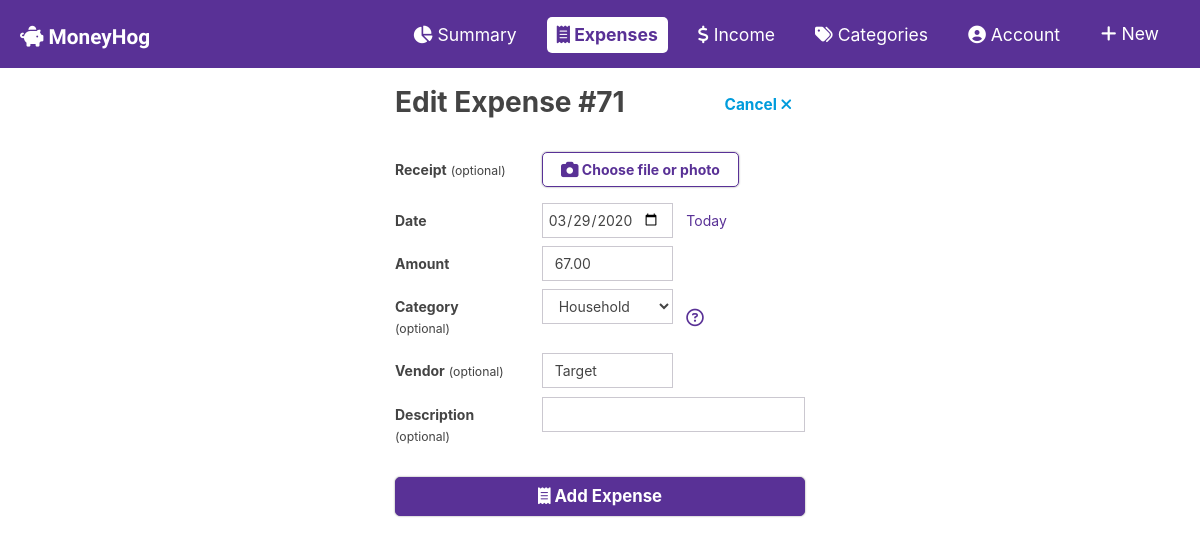
The app's page /budget/expenses/71/edit with its own data.
### budget/models.py (models this page shows, shortened)
class Expense(models.Model):
    expense_date = models.DateField('Date of expense')
    vendor = models.CharField(max_length=100,blank=True)
    description = models.CharField(max_length=200, blank=True)
    category = models.ForeignKey('Category', on_delete=models.SET_NULL,null=True,blank=True)
    amount = models.DecimalField(max_digits=10, decimal_places=2)
    receipt = models.ImageField(upload_to="images/", blank=True)

### budget/views.py (the view)
# urls.py: path('expenses/<int:pk>/edit', views.expense_edit, name='expense_edit'),
def expense_edit(request, pk):
    expense = Expense.objects.get(pk = pk)
    if request.method == "POST":
        form = ExpenseForm(request.POST, request.FILES, instance=expense)
        if form.is_valid():
            form.save()
            messages.success(request, "Your changes have been saved.")
            return redirect('budget:expense_detail', pk=expense.pk)
        else:
            pass
    else:
        form = ExpenseForm(instance=expense)
        category_list = Category.objects
        context = {
            'category_list' : category_list,
            'form' : form,
            'expense': expense,
        }
        return render(request, 'budget/expenses/edit-expense.html',context)

### budget/models.py (called while the page is built)
    def __str__(self):
        return self.name

### budget/templates/budget/expenses/edit-expense.html (shortened to what this page needs)
{% extends "budget/expenses/form.html" %}
{% block h1 %}Edit Expense #{{ expense.id }}{% endblock h1 %}
{% block extra_button%}<a href="{% url 'budget:expense_detail' expense.id %}" type="button" class="btn btn-link imp text-info title-sm">Cancel <i class="fas fa-times" aria-hidden="true"></i></a>
{% endblock extra_button%}
{% block form-action %}{% url 'budget:expense_edit' expense.id %}{% endblock form-action %}

### budget/templates/budget/expenses/form.html (shortened to what this page needs)
{% extends "budget/expenses/expense.html" %}
{% block content %}
<div class="flex just-betw mt-2 mb-4">
    <h1 class="imp page-title">{% block h1 %}{% endblock h1 %}</h1>
    {% block extra_button%}{% endblock extra_button%}
</div>
<form action="{% block form-action %}{% endblock form-action %}" method="POST" class="inline-form" enctype="multipart/form-data">
    <div class="form-group mb-2 row">
        <label for="receipt" class="col-sm-4 col-form-label"><span class="imp">Receipt</span> <small>(optional)</small></label>
        <div class="col-md-8 flex just-start">
            <label id="" class="flex w-75" for="receipt">
            <div class="btn btn-outline-primary w-100 imp"> Choose file or photo</div>
            </label>
        </div>
    </div>
    <div class="form-group mb-2 row">
        <label for="{{ form.expense_date.id_for_label }}" class="col-sm-4 col-form-label imp">Date</label>
        <div class="col-md-8 flex">
          {{ form.expense_date }}
          <button id="today" type="button" class="btn btn-link">Today</button>
        </div>
    </div>
    <div class="form-group mb-2 row">
        <label for="{{forms.amount.id_for_label}}" class="col-sm-4 col-form-label imp">Amount</label>
        <div class="col-md-8">
          {{ form.amount }}
        </div>
    </div>
    <div class="form-group mb-2 row">
        <label for="{{ form.category.id_for_label }}" class="col-sm-4 col-form-label"><span class="imp">Category</span> <small>(optional)</small></label>
        <div class="col-md-8 flex">
          {{ form.category }}
          <button type="button" class="btn btn-link" data-toggle="tooltip" data-placement="top" title="Categories help you determine which areas you spend the most and allow you to set budgets for yourself."></button>
        </div>
    </div>
    <div class="form-group mb-2 row">
        <label for="{{ form.vendor.id_for_label }}" class="col-sm-4 col-form-label"><span class="imp">Vendor</span> <small>(optional)</small></label>
        <div class="col-md-8">
          {{ form.vendor }}
        </div>
    </div>
    <div class="form-group mb-4 row">
        <label for="{{ form.description.id_for_label}}" class="col-sm-4 col-form-label"><span class="imp">Description</span> <small>(optional)</small></label>
        <div class="col-md-8">
          {{ form.description }}
        </div>
    </div>
    <button type="submit" class="btn btn-primary block imp title-med"><i class="fas fa-receipt"></i> Add Expense</button>
</form>
{% endblock content%}

### budget/static/budget/main.css (style rules this page uses)
.page-title { font-size: 2em; }
.title-med { font-size: 1.2em; margin-bottom: 0; }
.title-sm { font-size: 1.1em; }
.block { width: 100%; display: block; }
.btn-primary, .btn-outline-primary, .btn-success, .btn-danger, .btn-info, .btn-outline-secondary { box-shadow: 0px 0px 2px #888888; border-radius: 5px; }
.imp { font-weight: bold; }
.flex { display: flex; }
.just-betw { justify-content: space-between; }
.just-start { justify-content: flex-start; }
#id_expense_date { padding-left: 5px; }

### records on screen
Expense: id "71", expense_date "03/29/2020", amount "67.00", category "Household", vendor "Target"
